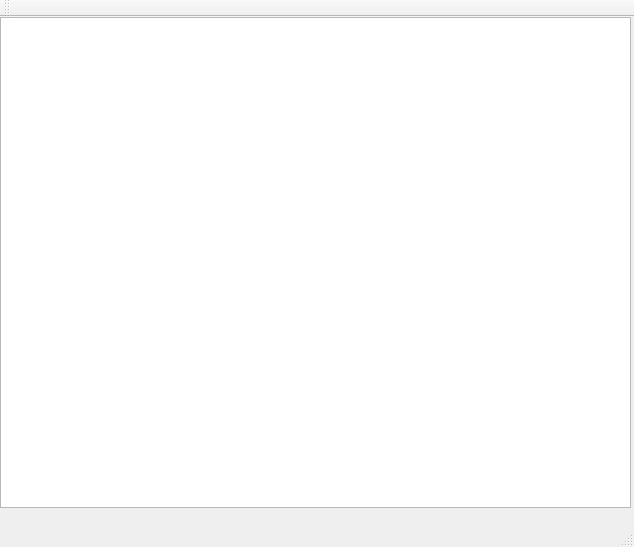
<?xml version="1.0" encoding="UTF-8"?>
<ui version="4.0">
 <class>treeview_delegateClass</class>
 <widget class="QMainWindow" name="treeview_delegateClass">
  <property name="geometry">
   <rect>
    <x>0</x>
    <y>0</y>
    <width>634</width>
    <height>547</height>
   </rect>
  </property>
  <property name="windowTitle">
   <string>treeview_delegate</string>
  </property>
  <widget class="QWidget" name="centralWidget">
   <widget class="QTreeView" name="treeView">
    <property name="geometry">
     <rect>
      <x>0</x>
      <y>0</y>
      <width>631</width>
      <height>491</height>
     </rect>
    </property>
   </widget>
  </widget>
  <widget class="QMenuBar" name="menuBar">
   <property name="geometry">
    <rect>
     <x>0</x>
     <y>0</y>
     <width>634</width>
     <height>23</height>
    </rect>
   </property>
  </widget>
  <widget class="QToolBar" name="mainToolBar">
   <attribute name="toolBarArea">
    <enum>TopToolBarArea</enum>
   </attribute>
   <attribute name="toolBarBreak">
    <bool>false</bool>
   </attribute>
  </widget>
  <widget class="QStatusBar" name="statusBar"/>
 </widget>
 <layoutdefault spacing="6" margin="11"/>
 <resources>
  <include location="treeview_delegate.qrc"/>
 </resources>
 <connections/>
</ui>
